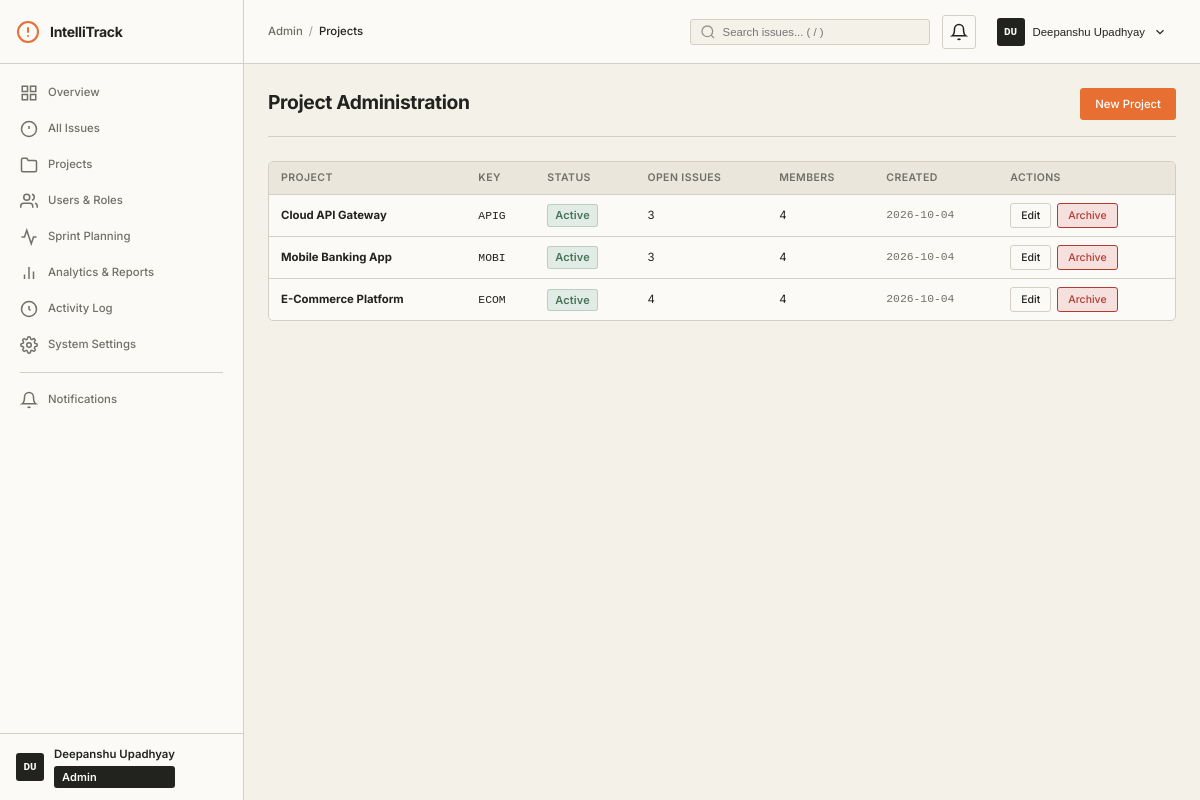
Screenshot of /admin/projects (signed in) with the database file from the repository.
### models/user.py (models this page shows, shortened)
class User(UserMixin, db.Model):
    __tablename__ = 'users'
    ROLE_ADMIN = 'admin'
    ROLE_DEVELOPER = 'developer'
    ROLE_REPORTER = 'reporter'
    VALID_ROLES = [ROLE_ADMIN, ROLE_DEVELOPER, ROLE_REPORTER]
    id = db.Column(db.Integer, primary_key=True)
    username = db.Column(db.String(80), unique=True, nullable=False, index=True)
    email = db.Column(db.String(120), unique=True, nullable=False, index=True)
    password_hash = db.Column(db.String(256), nullable=False)
    first_name = db.Column(db.String(80), nullable=False, default='')
    last_name = db.Column(db.String(80), nullable=False, default='')
    role = db.Column(db.String(20), nullable=False, default=ROLE_REPORTER)
    is_active = db.Column(db.Boolean, default=True, nullable=False)
    created_at = db.Column(db.DateTime, default=datetime.utcnow, nullable=False)
    updated_at = db.Column(db.DateTime, default=datetime.utcnow, onupdate=datetime.utcnow)
    reported_issues = db.relationship('Issue', foreign_keys='Issue.reporter_id', backref='reporter', lazy='dynamic')
    assigned_issues = db.relationship('Issue', foreign_keys='Issue.assignee_id', backref='assignee', lazy='dynamic')
    comments = db.relationship('Comment', backref='author', lazy='dynamic')
    activities = db.relationship('Activity', backref='actor', lazy='dynamic')
    notifications = db.relationship('Notification', backref='user', lazy='dynamic')
    memberships = db.relationship('ProjectMembership', backref='user', lazy='dynamic')
    @property
    def full_name(self):
        name = f"{self.first_name} {self.last_name}".strip()
        return name if name else self.username
    @property
    def initials(self):
        if self.first_name and self.last_name:
            return f"{self.first_name[0]}{self.last_name[0]}".upper()
        return self.username[:2].upper()
    @property
    def is_admin(self):
        return self.role == self.ROLE_ADMIN

### models/project.py (models this page shows, shortened)
class Project(db.Model):
    __tablename__ = 'projects'
    STATUS_ACTIVE = 'active'
    STATUS_ARCHIVED = 'archived'
    id = db.Column(db.Integer, primary_key=True)
    name = db.Column(db.String(120), nullable=False)
    key = db.Column(db.String(10), unique=True, nullable=False, index=True)
    description = db.Column(db.Text, default='')
    status = db.Column(db.String(20), default=STATUS_ACTIVE, nullable=False)
    created_at = db.Column(db.DateTime, default=datetime.utcnow, nullable=False)
    updated_at = db.Column(db.DateTime, default=datetime.utcnow, onupdate=datetime.utcnow)
    issues = db.relationship('Issue', backref='project', lazy='dynamic')
    memberships = db.relationship('ProjectMembership', backref='project', lazy='dynamic',
                                  cascade='all, delete-orphan')
    sprints = db.relationship('Sprint', backref='project', lazy='dynamic')
    releases = db.relationship('Release', backref='project', lazy='dynamic')
    @property
    def member_count(self):
        return self.memberships.count()
    @property
    def open_issue_count(self):
        from models.issue import Issue
        return self.issues.filter(
            Issue.status.notin_(['resolved', 'closed'])
        ).count()

### routes/admin.py (the view)
@admin_bp.route('/projects')
def projects():
    all_projects = Project.query.order_by(Project.created_at.desc()).all()
    return render_template('admin/projects.html', projects=all_projects)

### templates/admin/projects.html (shortened to what this page needs)
{% extends "base.html" %}
{% block breadcrumb %}<span class="breadcrumb-item">Admin</span><span class="breadcrumb-sep">/</span><span class="breadcrumb-item">Projects</span>{% endblock %}
{% block page_title %}Project Administration{% endblock %}
{% block page_actions %}
<a href="{{ url_for('admin.create_project') }}" class="btn btn-primary">New Project</a>
{% endblock %}
{% block content %}
<div class="table-responsive">
    <table class="table table-compact">
        <thead>
            <tr>
                <th>Project</th>
                <th>Key</th>
                <th>Status</th>
                <th>Open Issues</th>
                <th>Members</th>
                <th>Created</th>
                <th>Actions</th>
            </tr>
        </thead>
        <tbody>
            {% for p in projects %}
            <tr>
                <td><a href="{{ url_for('projects.view_project', project_id=p.id) }}"><strong>{{ p.name }}</strong></a></td>
                <td><span class="mono">{{ p.key }}</span></td>
                <td>
                    <span class="badge badge-status {{ 'badge-resolved' if p.status == 'active' else 'badge-closed' }}">
                        {{ p.status|title }}
                    </span>
                </td>
                <td>{{ p.open_issue_count }}</td>
                <td>{{ p.member_count }}</td>
                <td class="text-muted mono">{{ p.created_at.strftime('%Y-%m-%d') }}</td>
                <td>
                    <div style="display:flex;gap:6px">
                        <a href="{{ url_for('admin.edit_project', project_id=p.id) }}" class="btn btn-sm btn-secondary">Edit</a>
                        {% if p.status == 'active' %}
                        <form method="POST" action="{{ url_for('admin.archive_project', project_id=p.id) }}" style="display:inline">
                            <button type="submit" class="btn btn-sm btn-danger" onclick="return confirm('Archive this project? Historical issues will be preserved.')">Archive</button>
                        </form>
                        {% endif %}
                    </div>
                </td>
            </tr>
            {% else %}
            <tr><td colspan="7" class="text-muted" style="text-align:center;padding:24px">No projects configured yet.</td></tr>
            {% endfor %}
        </tbody>
    </table>
</div>
{% endblock %}

### templates/base.html (shortened to what this page needs)
<!DOCTYPE html>
<html lang="en">
<head>
    <link rel="stylesheet" href="{{ url_for('static', filename='css/tokens.css') }}">
    <link rel="stylesheet" href="{{ url_for('static', filename='css/layout.css') }}">
    <link rel="stylesheet" href="{{ url_for('static', filename='css/components.css') }}">
</head>
<body>
    <aside class="sidebar" id="sidebar">
        <div class="sidebar-header">
            <a href="{{ url_for('dashboard.index') }}" class="sidebar-logo">
                <svg width="24" height="24" viewBox="0 0 24 24" fill="none" stroke="currentColor" stroke-width="2" stroke-linecap="round" stroke-linejoin="round"><circle cx="12" cy="12" r="10"/><line x1="12" y1="8" x2="12" y2="12"/><line x1="12" y1="16" x2="12.01" y2="16"/></svg>
                <span>IntelliTrack</span>
            </a>
        </div>
        <nav class="sidebar-nav">
            {% if current_user.is_admin %}
            <a href="{{ url_for('admin.overview') }}" class="nav-item {% if request.endpoint == 'admin.overview' %}active{% endif %}">
                <svg width="18" height="18" viewBox="0 0 24 24" fill="none" stroke="currentColor" stroke-width="2"><rect x="3" y="3" width="7" height="7"/><rect x="14" y="3" width="7" height="7"/><rect x="3" y="14" width="7" height="7"/><rect x="14" y="14" width="7" height="7"/></svg>
                <span>Overview</span>
            </a>
            <a href="{{ url_for('issues.list_issues') }}" class="nav-item {% if request.blueprint == 'issues' %}active{% endif %}">
                <svg width="18" height="18" viewBox="0 0 24 24" fill="none" stroke="currentColor" stroke-width="2"><circle cx="12" cy="12" r="10"/><line x1="12" y1="8" x2="12" y2="12"/><line x1="12" y1="16" x2="12.01" y2="16"/></svg>
                <span>All Issues</span>
            </a>
            <a href="{{ url_for('projects.list_projects') }}" class="nav-item {% if request.blueprint == 'projects' %}active{% endif %}">
                <svg width="18" height="18" viewBox="0 0 24 24" fill="none" stroke="currentColor" stroke-width="2"><path d="M22 19a2 2 0 0 1-2 2H4a2 2 0 0 1-2-2V5a2 2 0 0 1 2-2h5l2 3h9a2 2 0 0 1 2 2z"/></svg>
                <span>Projects</span>
            </a>
            <a href="{{ url_for('admin.users') }}" class="nav-item {% if request.endpoint and 'user' in request.endpoint %}active{% endif %}">
                <svg width="18" height="18" viewBox="0 0 24 24" fill="none" stroke="currentColor" stroke-width="2"><path d="M17 21v-2a4 4 0 0 0-4-4H5a4 4 0 0 0-4 4v2"/><circle cx="9" cy="7" r="4"/><path d="M23 21v-2a4 4 0 0 0-3-3.87"/><path d="M16 3.13a4 4 0 0 1 0 7.75"/></svg>
                <span>Users &amp; Roles</span>
            </a>
            <a href="{{ url_for('sprints.list_sprints') }}" class="nav-item {% if request.blueprint == 'sprints' %}active{% endif %}">
                <svg width="18" height="18" viewBox="0 0 24 24" fill="none" stroke="currentColor" stroke-width="2"><polyline points="22 12 18 12 15 21 9 3 6 12 2 12"/></svg>
                <span>Sprint Planning</span>
            </a>
            <a href="{{ url_for('admin.analytics') }}" class="nav-item {% if request.endpoint == 'admin.analytics' %}active{% endif %}">
                <svg width="18" height="18" viewBox="0 0 24 24" fill="none" stroke="currentColor" stroke-width="2"><line x1="18" y1="20" x2="18" y2="10"/><line x1="12" y1="20" x2="12" y2="4"/><line x1="6" y1="20" x2="6" y2="14"/></svg>
                <span>Analytics &amp; Reports</span>
            </a>
            <a href="{{ url_for('admin.activity_log') }}" class="nav-item {% if request.endpoint == 'admin.activity_log' %}active{% endif %}">
                <svg width="18" height="18" viewBox="0 0 24 24" fill="none" stroke="currentColor" stroke-width="2"><polyline points="12 8 12 12 14 14"/><circle cx="12" cy="12" r="10"/></svg>
                <span>Activity Log</span>
            </a>
            <a href="{{ url_for('admin.settings') }}" class="nav-item {% if request.endpoint == 'admin.settings' %}active{% endif %}">
                <span>System Settings</span>
            </a>
            {% endif %}
            <div class="nav-divider"></div>
            <a href="#" class="nav-item" id="notifications-nav-link">
                <svg width="18" height="18" viewBox="0 0 24 24" fill="none" stroke="currentColor" stroke-width="2"><path d="M18 8A6 6 0 0 0 6 8c0 7-3 9-3 9h18s-3-2-3-9"/><path d="M13.73 21a2 2 0 0 1-3.46 0"/></svg>
                <span>Notifications{% if unread_notifications_count > 0 %} <span class="nav-badge">{{ unread_notifications_count }}</span>{% endif %}</span>
            </a>
        </nav>
        <div class="sidebar-footer">
            <div class="sidebar-user">
                <div class="avatar avatar-sm">{{ current_user.initials }}</div>
                <div class="sidebar-user-info">
                    <span class="sidebar-user-name">{{ current_user.full_name }}</span>
                    <span class="badge badge-role badge-{{ current_user.role }}">{{ current_user.role|title }}</span>
                </div>
            </div>
        </div>
    </aside>
    <div class="main-wrapper">
        <header class="topbar">
            <div class="breadcrumb">
                {% block breadcrumb %}{% endblock %}
            </div>
            <div class="topbar-right">
                <div class="search-wrapper">
                    <input type="text" class="search-input" id="globalSearch" placeholder="Search issues... ( / )" autocomplete="off">
                </div>
                <div class="topbar-notifications" id="notificationsContainer">
                    <button class="topbar-icon-btn" id="notificationsToggle" aria-label="Notifications">
                        <svg width="18" height="18" viewBox="0 0 24 24" fill="none" stroke="currentColor" stroke-width="2"><path d="M18 8A6 6 0 0 0 6 8c0 7-3 9-3 9h18s-3-2-3-9"/><path d="M13.73 21a2 2 0 0 1-3.46 0"/></svg>
                    </button>
                </div>
                <div class="topbar-user-menu">
                    <button class="topbar-user-btn" id="userMenuToggle">
                        <div class="avatar avatar-sm">{{ current_user.initials }}</div>
                        <span class="topbar-user-name">{{ current_user.full_name }}</span>
                        <svg width="14" height="14" viewBox="0 0 24 24" fill="none" stroke="currentColor" stroke-width="2"><polyline points="6 9 12 15 18 9"/></svg>
                    </button>
                </div>
            </div>
        </header>
        <main class="content">
            <div class="page-header">
                <div class="page-header-left">
                    <h1 class="page-title">{% block page_title %}Dashboard{% endblock %}</h1>
                </div>
                <div class="page-header-actions">
                    {% block page_actions %}{% endblock %}
                </div>
            </div>
            {% block content %}{% endblock %}
        </main>
    </div>
</body>
</html>

### rows the page displays
User: initials "DU", full_name "Deepanshu Upadhyay", role "Admin"
Project: name "Cloud API Gateway", key "APIG", status "Active", open_issue_count "3", member_count "4", created_at "2026-10-04"
Project: name "Mobile Banking App", key "MOBI", status "Active", open_issue_count "3", member_count "4", created_at "2026-10-04"
Project: name "E-Commerce Platform", key "ECOM", status "Active", open_issue_count "4", member_count "4", created_at "2026-10-04"
